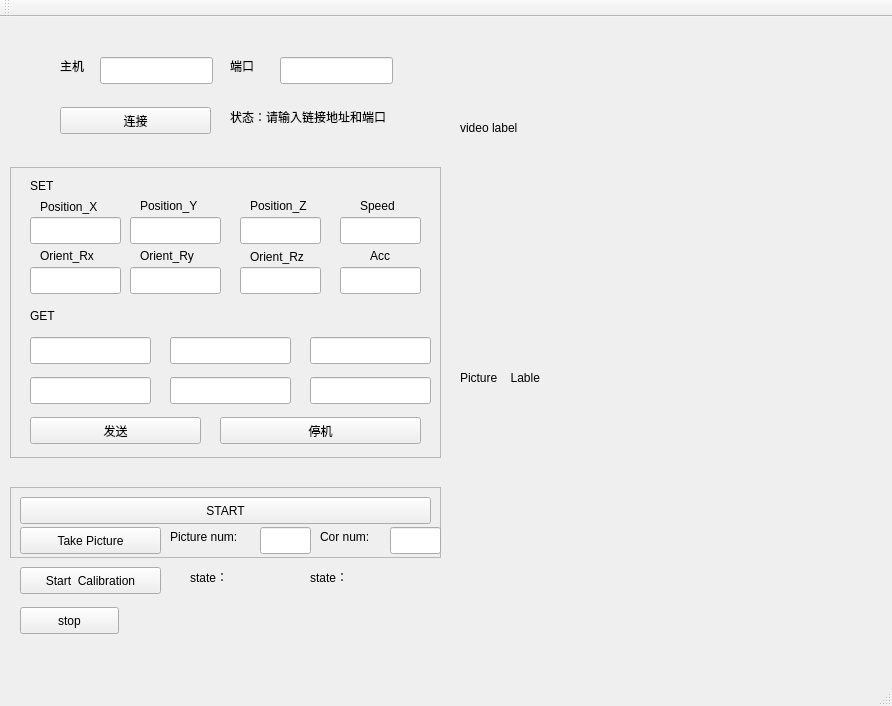
<?xml version="1.0" encoding="UTF-8"?>
<ui version="4.0">
 <class>MainWindow</class>
 <widget class="QMainWindow" name="MainWindow">
  <property name="geometry">
   <rect>
    <x>0</x>
    <y>0</y>
    <width>892</width>
    <height>706</height>
   </rect>
  </property>
  <property name="windowTitle">
   <string>MainWindow</string>
  </property>
  <widget class="QWidget" name="centralWidget">
   <widget class="QLabel" name="label">
    <property name="geometry">
     <rect>
      <x>60</x>
      <y>40</y>
      <width>67</width>
      <height>17</height>
     </rect>
    </property>
    <property name="text">
     <string>主机</string>
    </property>
   </widget>
   <widget class="QLineEdit" name="lineEdit_Host">
    <property name="geometry">
     <rect>
      <x>100</x>
      <y>40</y>
      <width>113</width>
      <height>27</height>
     </rect>
    </property>
   </widget>
   <widget class="QLabel" name="label_2">
    <property name="geometry">
     <rect>
      <x>230</x>
      <y>40</y>
      <width>67</width>
      <height>17</height>
     </rect>
    </property>
    <property name="text">
     <string>端口</string>
    </property>
   </widget>
   <widget class="QLineEdit" name="lineEdit_Port">
    <property name="geometry">
     <rect>
      <x>280</x>
      <y>40</y>
      <width>113</width>
      <height>27</height>
     </rect>
    </property>
   </widget>
   <widget class="QPushButton" name="pushButton_Connect">
    <property name="geometry">
     <rect>
      <x>60</x>
      <y>90</y>
      <width>151</width>
      <height>27</height>
     </rect>
    </property>
    <property name="text">
     <string>连接</string>
    </property>
   </widget>
   <widget class="QLabel" name="label_State">
    <property name="geometry">
     <rect>
      <x>230</x>
      <y>90</y>
      <width>201</width>
      <height>20</height>
     </rect>
    </property>
    <property name="text">
     <string>状态：请输入链接地址和端口</string>
    </property>
   </widget>
   <widget class="QFrame" name="frame">
    <property name="geometry">
     <rect>
      <x>10</x>
      <y>150</y>
      <width>431</width>
      <height>291</height>
     </rect>
    </property>
    <property name="frameShape">
     <enum>QFrame::StyledPanel</enum>
    </property>
    <property name="frameShadow">
     <enum>QFrame::Raised</enum>
    </property>
    <widget class="QLineEdit" name="lineEdit_PX">
     <property name="geometry">
      <rect>
       <x>20</x>
       <y>50</y>
       <width>91</width>
       <height>27</height>
      </rect>
     </property>
    </widget>
    <widget class="QLineEdit" name="lineEdit_PY">
     <property name="geometry">
      <rect>
       <x>120</x>
       <y>50</y>
       <width>91</width>
       <height>27</height>
      </rect>
     </property>
    </widget>
    <widget class="QLineEdit" name="lineEdit_PZ">
     <property name="geometry">
      <rect>
       <x>230</x>
       <y>50</y>
       <width>81</width>
       <height>27</height>
      </rect>
     </property>
    </widget>
    <widget class="QLineEdit" name="lineEdit_Rx">
     <property name="geometry">
      <rect>
       <x>20</x>
       <y>100</y>
       <width>91</width>
       <height>27</height>
      </rect>
     </property>
    </widget>
    <widget class="QLineEdit" name="lineEdit_Ry">
     <property name="geometry">
      <rect>
       <x>120</x>
       <y>100</y>
       <width>91</width>
       <height>27</height>
      </rect>
     </property>
    </widget>
    <widget class="QLineEdit" name="lineEdit_Rz">
     <property name="geometry">
      <rect>
       <x>230</x>
       <y>100</y>
       <width>81</width>
       <height>27</height>
      </rect>
     </property>
    </widget>
    <widget class="QLabel" name="label_4">
     <property name="geometry">
      <rect>
       <x>30</x>
       <y>30</y>
       <width>81</width>
       <height>20</height>
      </rect>
     </property>
     <property name="text">
      <string>Position_X</string>
     </property>
    </widget>
    <widget class="QLabel" name="label_5">
     <property name="geometry">
      <rect>
       <x>130</x>
       <y>30</y>
       <width>91</width>
       <height>17</height>
      </rect>
     </property>
     <property name="text">
      <string>Position_Y</string>
     </property>
    </widget>
    <widget class="QLabel" name="label_6">
     <property name="geometry">
      <rect>
       <x>240</x>
       <y>30</y>
       <width>81</width>
       <height>17</height>
      </rect>
     </property>
     <property name="text">
      <string>Position_Z</string>
     </property>
    </widget>
    <widget class="QLabel" name="label_7">
     <property name="geometry">
      <rect>
       <x>30</x>
       <y>80</y>
       <width>81</width>
       <height>17</height>
      </rect>
     </property>
     <property name="text">
      <string>Orient_Rx</string>
     </property>
    </widget>
    <widget class="QLabel" name="label_8">
     <property name="geometry">
      <rect>
       <x>130</x>
       <y>80</y>
       <width>91</width>
       <height>17</height>
      </rect>
     </property>
     <property name="text">
      <string>Orient_Ry</string>
     </property>
    </widget>
    <widget class="QLabel" name="label_9">
     <property name="geometry">
      <rect>
       <x>240</x>
       <y>80</y>
       <width>71</width>
       <height>20</height>
      </rect>
     </property>
     <property name="text">
      <string>Orient_Rz</string>
     </property>
    </widget>
    <widget class="QPushButton" name="pushButton_sendPosition">
     <property name="geometry">
      <rect>
       <x>20</x>
       <y>250</y>
       <width>171</width>
       <height>27</height>
      </rect>
     </property>
     <property name="text">
      <string>发送</string>
     </property>
    </widget>
    <widget class="QPushButton" name="pushButton_stop">
     <property name="geometry">
      <rect>
       <x>210</x>
       <y>250</y>
       <width>201</width>
       <height>27</height>
      </rect>
     </property>
     <property name="text">
      <string>停机</string>
     </property>
    </widget>
    <widget class="QLabel" name="label_Speed">
     <property name="geometry">
      <rect>
       <x>350</x>
       <y>30</y>
       <width>67</width>
       <height>17</height>
      </rect>
     </property>
     <property name="text">
      <string>Speed</string>
     </property>
    </widget>
    <widget class="QLabel" name="label_Acc">
     <property name="geometry">
      <rect>
       <x>360</x>
       <y>80</y>
       <width>41</width>
       <height>17</height>
      </rect>
     </property>
     <property name="text">
      <string>Acc</string>
     </property>
    </widget>
    <widget class="QLineEdit" name="lineEdit_Speed">
     <property name="geometry">
      <rect>
       <x>330</x>
       <y>50</y>
       <width>81</width>
       <height>27</height>
      </rect>
     </property>
    </widget>
    <widget class="QLineEdit" name="lineEdit_Acc">
     <property name="geometry">
      <rect>
       <x>330</x>
       <y>100</y>
       <width>81</width>
       <height>27</height>
      </rect>
     </property>
    </widget>
    <widget class="QLabel" name="label_3">
     <property name="geometry">
      <rect>
       <x>20</x>
       <y>10</y>
       <width>67</width>
       <height>17</height>
      </rect>
     </property>
     <property name="text">
      <string>SET</string>
     </property>
    </widget>
    <widget class="QLabel" name="label_10">
     <property name="geometry">
      <rect>
       <x>20</x>
       <y>140</y>
       <width>67</width>
       <height>17</height>
      </rect>
     </property>
     <property name="text">
      <string>GET</string>
     </property>
    </widget>
    <widget class="QLineEdit" name="lineEdit_Rx_read">
     <property name="geometry">
      <rect>
       <x>20</x>
       <y>170</y>
       <width>121</width>
       <height>27</height>
      </rect>
     </property>
    </widget>
    <widget class="QLineEdit" name="lineEdit_Ry_read">
     <property name="geometry">
      <rect>
       <x>160</x>
       <y>170</y>
       <width>121</width>
       <height>27</height>
      </rect>
     </property>
    </widget>
    <widget class="QLineEdit" name="lineEdit_Rz_read">
     <property name="geometry">
      <rect>
       <x>300</x>
       <y>170</y>
       <width>121</width>
       <height>27</height>
      </rect>
     </property>
    </widget>
    <widget class="QLineEdit" name="lineEdit_tx_read">
     <property name="geometry">
      <rect>
       <x>20</x>
       <y>210</y>
       <width>121</width>
       <height>27</height>
      </rect>
     </property>
    </widget>
    <widget class="QLineEdit" name="lineEdit_ty_read">
     <property name="geometry">
      <rect>
       <x>160</x>
       <y>210</y>
       <width>121</width>
       <height>27</height>
      </rect>
     </property>
    </widget>
    <widget class="QLineEdit" name="lineEdit_tz_read">
     <property name="geometry">
      <rect>
       <x>300</x>
       <y>210</y>
       <width>121</width>
       <height>27</height>
      </rect>
     </property>
    </widget>
   </widget>
   <widget class="QFrame" name="frame_2">
    <property name="geometry">
     <rect>
      <x>10</x>
      <y>470</y>
      <width>431</width>
      <height>71</height>
     </rect>
    </property>
    <property name="frameShape">
     <enum>QFrame::StyledPanel</enum>
    </property>
    <property name="frameShadow">
     <enum>QFrame::Raised</enum>
    </property>
    <widget class="QPushButton" name="pushButton_take_picture">
     <property name="geometry">
      <rect>
       <x>10</x>
       <y>40</y>
       <width>141</width>
       <height>27</height>
      </rect>
     </property>
     <property name="text">
      <string>Take Picture</string>
     </property>
    </widget>
    <widget class="QLabel" name="label_11">
     <property name="geometry">
      <rect>
       <x>160</x>
       <y>40</y>
       <width>91</width>
       <height>20</height>
      </rect>
     </property>
     <property name="text">
      <string>Picture num:</string>
     </property>
    </widget>
    <widget class="QLineEdit" name="lineEdit_Pic_num">
     <property name="geometry">
      <rect>
       <x>250</x>
       <y>40</y>
       <width>51</width>
       <height>27</height>
      </rect>
     </property>
    </widget>
    <widget class="QLabel" name="label_14">
     <property name="geometry">
      <rect>
       <x>310</x>
       <y>40</y>
       <width>61</width>
       <height>20</height>
      </rect>
     </property>
     <property name="text">
      <string>Cor num:</string>
     </property>
    </widget>
    <widget class="QLineEdit" name="lineEdit_Cor_num">
     <property name="geometry">
      <rect>
       <x>380</x>
       <y>40</y>
       <width>51</width>
       <height>27</height>
      </rect>
     </property>
    </widget>
    <widget class="QPushButton" name="pushButton_START_Image">
     <property name="geometry">
      <rect>
       <x>10</x>
       <y>10</y>
       <width>411</width>
       <height>27</height>
      </rect>
     </property>
     <property name="text">
      <string>START</string>
     </property>
    </widget>
   </widget>
   <widget class="QLabel" name="label_PictureShow">
    <property name="geometry">
     <rect>
      <x>460</x>
      <y>240</y>
      <width>331</width>
      <height>241</height>
     </rect>
    </property>
    <property name="text">
     <string>Picture    Lable</string>
    </property>
   </widget>
   <widget class="QLabel" name="label_video">
    <property name="geometry">
     <rect>
      <x>460</x>
      <y>20</y>
      <width>331</width>
      <height>181</height>
     </rect>
    </property>
    <property name="text">
     <string>video label</string>
    </property>
   </widget>
   <widget class="QPushButton" name="pushButton">
    <property name="geometry">
     <rect>
      <x>20</x>
      <y>590</y>
      <width>99</width>
      <height>27</height>
     </rect>
    </property>
    <property name="text">
     <string>stop</string>
    </property>
   </widget>
   <widget class="QPushButton" name="pushButton_cali">
    <property name="geometry">
     <rect>
      <x>20</x>
      <y>550</y>
      <width>141</width>
      <height>27</height>
     </rect>
    </property>
    <property name="text">
     <string>Start  Calibration</string>
    </property>
   </widget>
   <widget class="QLabel" name="label_12">
    <property name="geometry">
     <rect>
      <x>190</x>
      <y>550</y>
      <width>101</width>
      <height>20</height>
     </rect>
    </property>
    <property name="text">
     <string>state：</string>
    </property>
   </widget>
   <widget class="QLabel" name="label_13">
    <property name="geometry">
     <rect>
      <x>310</x>
      <y>550</y>
      <width>101</width>
      <height>20</height>
     </rect>
    </property>
    <property name="text">
     <string>state：</string>
    </property>
   </widget>
  </widget>
  <widget class="QMenuBar" name="menuBar">
   <property name="geometry">
    <rect>
     <x>0</x>
     <y>0</y>
     <width>892</width>
     <height>28</height>
    </rect>
   </property>
  </widget>
  <widget class="QToolBar" name="mainToolBar">
   <attribute name="toolBarArea">
    <enum>TopToolBarArea</enum>
   </attribute>
   <attribute name="toolBarBreak">
    <bool>false</bool>
   </attribute>
  </widget>
  <widget class="QStatusBar" name="statusBar"/>
 </widget>
 <layoutdefault spacing="6" margin="11"/>
 <resources/>
 <connections/>
</ui>
